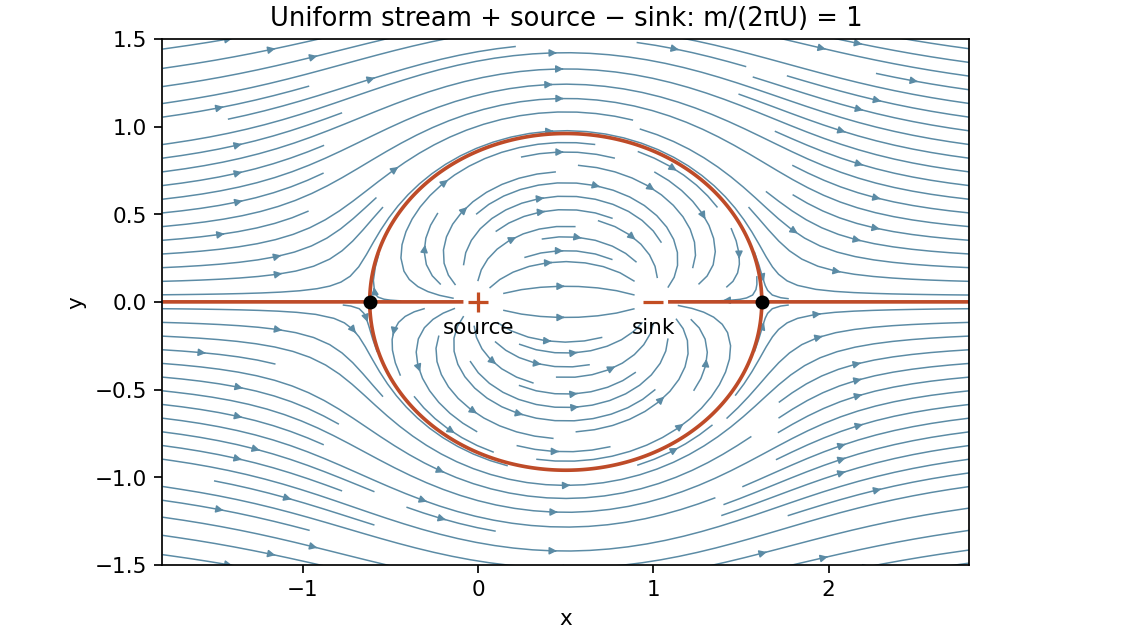

The Python source for this figure:
"""Python 3.14, root NumPy/Matplotlib versions. Representative m/(2πU)=1.
One original image, written to the current working directory.
"""
import numpy as np
import matplotlib.pyplot as plt
x=np.linspace(-1.8,2.8,470);y=np.linspace(-1.6,1.6,320);X,Y=np.meshgrid(x,y);z=X+1j*Y
q=1-1/(z*(z-1));mask=(abs(z)<.08)|(abs(z-1)<.08)
u=np.ma.array(q.real,mask=mask);v=np.ma.array(-q.imag,mask=mask)
fig,ax=plt.subplots(figsize=(7.3,4.1),layout='constrained',facecolor='white')
ax.streamplot(x,y,u,v,color='#5b8ba5',density=1.4,linewidth=.7,arrowsize=.7)
psi=Y+np.angle(z)-np.angle(z-1)
psi=np.ma.array(psi,mask=mask|((abs(Y)<.025)&(X>0)&(X<1)))
ax.contour(X,Y,psi,levels=[0],colors='#be4b28',linewidths=1.7)
roots=[(1-np.sqrt(5))/2,(1+np.sqrt(5))/2];ax.scatter(roots,[0,0],color='black',s=30,zorder=3)
ax.scatter([0],[0],color='#c34d22',marker='+',s=90,zorder=3);ax.scatter([1],[0],color='#c34d22',marker='_',s=90,zorder=3)
ax.text(0,-.18,'source',ha='center');ax.text(1,-.18,'sink',ha='center')
ax.set(xlabel='x',ylabel='y',title='Uniform stream + source − sink: m/(2πU) = 1',xlim=(-1.8,2.8),ylim=(-1.5,1.5));ax.set_aspect('equal')
fig.savefig('2009-rankine-oval.png',dpi=155,facecolor='white')
